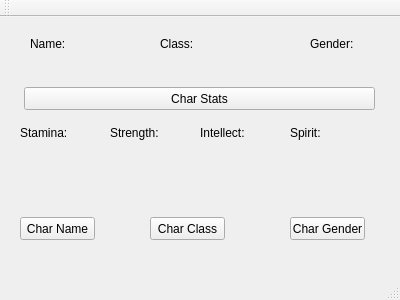
<?xml version="1.0" encoding="UTF-8"?>
<ui version="4.0">
 <class>MainWindow</class>
 <widget class="QMainWindow" name="MainWindow">
  <property name="geometry">
   <rect>
    <x>0</x>
    <y>0</y>
    <width>400</width>
    <height>300</height>
   </rect>
  </property>
  <property name="windowTitle">
   <string>MainWindow</string>
  </property>
  <widget class="QWidget" name="centralWidget">
   <widget class="QPushButton" name="randName">
    <property name="geometry">
     <rect>
      <x>20</x>
      <y>200</y>
      <width>75</width>
      <height>23</height>
     </rect>
    </property>
    <property name="text">
     <string>Char Name</string>
    </property>
   </widget>
   <widget class="QPushButton" name="randClass">
    <property name="geometry">
     <rect>
      <x>150</x>
      <y>200</y>
      <width>75</width>
      <height>23</height>
     </rect>
    </property>
    <property name="text">
     <string>Char Class</string>
    </property>
   </widget>
   <widget class="QPushButton" name="randGender">
    <property name="geometry">
     <rect>
      <x>290</x>
      <y>200</y>
      <width>75</width>
      <height>23</height>
     </rect>
    </property>
    <property name="text">
     <string>Char Gender</string>
    </property>
   </widget>
   <widget class="QLabel" name="label">
    <property name="geometry">
     <rect>
      <x>30</x>
      <y>20</y>
      <width>47</width>
      <height>13</height>
     </rect>
    </property>
    <property name="text">
     <string>Name:</string>
    </property>
   </widget>
   <widget class="QLabel" name="label_2">
    <property name="geometry">
     <rect>
      <x>160</x>
      <y>20</y>
      <width>47</width>
      <height>13</height>
     </rect>
    </property>
    <property name="text">
     <string>Class:</string>
    </property>
   </widget>
   <widget class="QLabel" name="label_3">
    <property name="geometry">
     <rect>
      <x>310</x>
      <y>20</y>
      <width>47</width>
      <height>13</height>
     </rect>
    </property>
    <property name="text">
     <string>Gender:</string>
    </property>
   </widget>
   <widget class="QLabel" name="nameDisplay">
    <property name="geometry">
     <rect>
      <x>30</x>
      <y>40</y>
      <width>91</width>
      <height>16</height>
     </rect>
    </property>
    <property name="text">
     <string/>
    </property>
   </widget>
   <widget class="QLabel" name="classDisplay">
    <property name="geometry">
     <rect>
      <x>160</x>
      <y>40</y>
      <width>47</width>
      <height>13</height>
     </rect>
    </property>
    <property name="text">
     <string/>
    </property>
   </widget>
   <widget class="QLabel" name="genderDisplay">
    <property name="geometry">
     <rect>
      <x>310</x>
      <y>40</y>
      <width>47</width>
      <height>13</height>
     </rect>
    </property>
    <property name="text">
     <string/>
    </property>
   </widget>
   <widget class="QPushButton" name="cStats">
    <property name="geometry">
     <rect>
      <x>24</x>
      <y>70</y>
      <width>351</width>
      <height>23</height>
     </rect>
    </property>
    <property name="text">
     <string>Char Stats</string>
    </property>
   </widget>
   <widget class="QLabel" name="sta">
    <property name="geometry">
     <rect>
      <x>20</x>
      <y>100</y>
      <width>61</width>
      <height>31</height>
     </rect>
    </property>
    <property name="text">
     <string>Stamina:</string>
    </property>
   </widget>
   <widget class="QLabel" name="Str">
    <property name="geometry">
     <rect>
      <x>110</x>
      <y>100</y>
      <width>61</width>
      <height>31</height>
     </rect>
    </property>
    <property name="text">
     <string>Strength:</string>
    </property>
   </widget>
   <widget class="QLabel" name="int_2">
    <property name="geometry">
     <rect>
      <x>200</x>
      <y>100</y>
      <width>61</width>
      <height>31</height>
     </rect>
    </property>
    <property name="text">
     <string>Intellect:</string>
    </property>
   </widget>
   <widget class="QLabel" name="spr">
    <property name="geometry">
     <rect>
      <x>290</x>
      <y>100</y>
      <width>61</width>
      <height>31</height>
     </rect>
    </property>
    <property name="text">
     <string>Spirit:</string>
    </property>
   </widget>
   <widget class="QLabel" name="staLabel">
    <property name="geometry">
     <rect>
      <x>20</x>
      <y>140</y>
      <width>47</width>
      <height>13</height>
     </rect>
    </property>
    <property name="text">
     <string/>
    </property>
   </widget>
   <widget class="QLabel" name="strLabel">
    <property name="geometry">
     <rect>
      <x>110</x>
      <y>140</y>
      <width>47</width>
      <height>13</height>
     </rect>
    </property>
    <property name="text">
     <string/>
    </property>
   </widget>
   <widget class="QLabel" name="intLabel">
    <property name="geometry">
     <rect>
      <x>200</x>
      <y>140</y>
      <width>47</width>
      <height>13</height>
     </rect>
    </property>
    <property name="text">
     <string/>
    </property>
   </widget>
   <widget class="QLabel" name="sprLabel">
    <property name="geometry">
     <rect>
      <x>290</x>
      <y>140</y>
      <width>47</width>
      <height>13</height>
     </rect>
    </property>
    <property name="text">
     <string/>
    </property>
   </widget>
  </widget>
  <widget class="QMenuBar" name="menuBar">
   <property name="geometry">
    <rect>
     <x>0</x>
     <y>0</y>
     <width>400</width>
     <height>21</height>
    </rect>
   </property>
  </widget>
  <widget class="QToolBar" name="mainToolBar">
   <attribute name="toolBarArea">
    <enum>TopToolBarArea</enum>
   </attribute>
   <attribute name="toolBarBreak">
    <bool>false</bool>
   </attribute>
  </widget>
  <widget class="QStatusBar" name="statusBar"/>
 </widget>
 <layoutdefault spacing="6" margin="11"/>
 <resources/>
 <connections/>
</ui>
